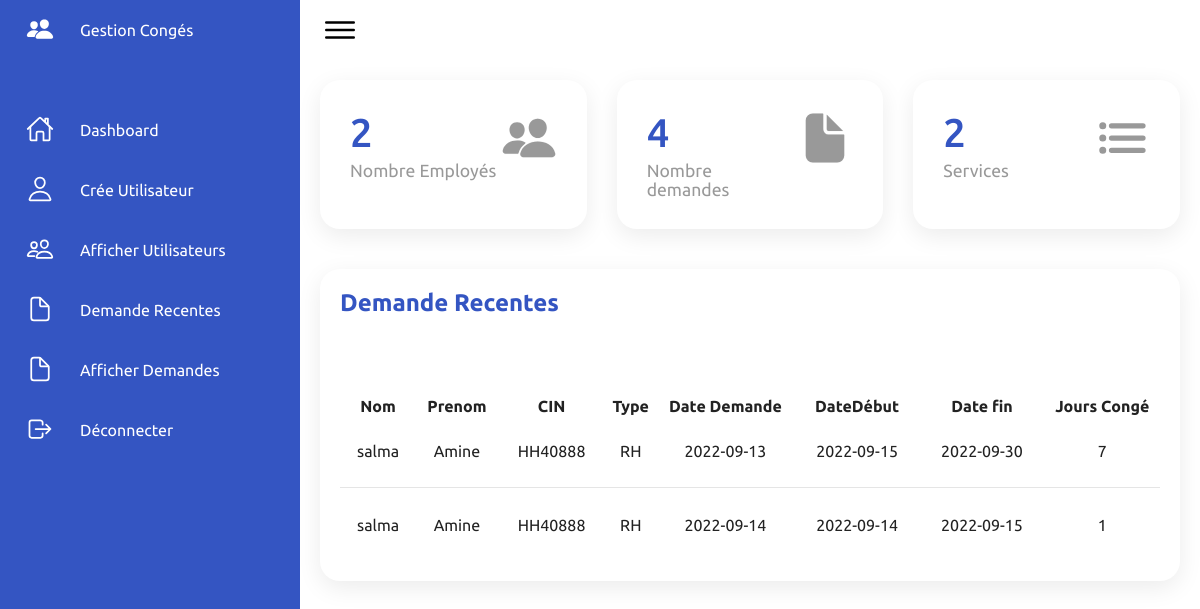
The page /admin/dashboard.php (signed in) on the database its author committed.
### tables this page shows
CREATE TABLE `demande_cong` (
  `Id-D` int(11) NOT NULL,
  `Date-D` date NOT NULL,
  `Date-D-D` date NOT NULL,
  `Date-F-D` date NOT NULL,
  `Nbr-J-C` int(11) NOT NULL,
  `Type-cong` varchar(20) NOT NULL,
  `Statut` varchar(30) NOT NULL DEFAULT 'En cours',
  `Id` int(11) NOT NULL
);

CREATE TABLE `employe` (
  `Id` int(11) NOT NULL,
  `PPR` int(11) NOT NULL,
  `Cin` varchar(7) NOT NULL,
  `Nom` varchar(30) NOT NULL,
  `Prenom` varchar(30) NOT NULL,
  `Adresse` varchar(100) NOT NULL,
  `Tel` bigint(10) NOT NULL,
  `Sexe` varchar(20) NOT NULL,
  `Type` varchar(40) NOT NULL,
  `NumS` int(11) NOT NULL
);

### config/dbaccess.php (called while the page is built, shortened)
<?php
    class Dbconfig
    {
        public function db_connect(){
        $servername = "localhost";
        $username = "root";
        $password = "";
     try {
       $this->connection = new PDO("mysql:host=$servername;dbname=gestion_cong", $username, $password);
         } catch(PDOException $e) {
  echo "Connection failed: " . $e->getMessage();
               }
        }
    }
?>

### config/demande.php (called while the page is built, shortened)
<?php
require_once('dbaccess.php');
$db = new Dbconfig();
class Demandes{
    function demandeCount(){
        global $db;
       $query = $db->connection->prepare("SELECT * FROM `demande_cong`  ");
       $query->execute();
       $rowsDemandes = $query->rowCount();
       return $rowsDemandes;
             }
 function getRecentRequest(){
    global $db;
     $stmt = $db->connection->prepare("SELECT * FROM `demande_cong` INNER JOIN employe ON demande_cong.Id = employe.Id WHERE `Statut` = ? ORDER BY `demande_cong`.`Id-D` DESC ");
  $stmt->execute(array('En cours'));
  return $stmt->fetchAll();
 }
}

### config/utilisateurs.php (called while the page is built, shortened)
<?php
require_once('dbaccess.php');
$db = new Dbconfig();
class Utilisateur{
function emploiCount(){
    global $db;
   $query = $db->connection->prepare("SELECT * FROM `employe` ");
   $query->execute();
   $rowsUsers = $query->rowCount();
   return $rowsUsers;
         }
}

### config/service.php (called while the page is built, shortened)
<?php
 require_once('dbaccess.php');
 $db = new Dbconfig();
  class Services {
function serviceCount(){
  global $db;
 $query = $db->connection->prepare("SELECT * FROM `service` ");
 $query->execute();
 $rowsService = $query->rowCount();
 return $rowsService;
       }
  }
?>

### admin/dashboard.php (the view, shortened to what this page needs)
<?php
   if(isset($_SESSION["admin"])  ){
    require_once("../config/utilisateurs.php");
    require_once("../config/service.php");
    require_once("../config/demande.php");
    require_once("../config/demande.php");
   $countUsers = new Utilisateur();
   $totalUsers = $countUsers->emploiCount();
   $countUsers = new Services();
   $totalService = $countUsers->serviceCount();
   $countDemande = new Demandes();
   $totalDemandes = $countDemande->demandeCount();
   $demandeRecent = new Demandes();
   $recentData =$demandeRecent->getRecentRequest();
?>
<!DOCTYPE html>
<html lang="en">
<head>
    <link rel="stylesheet" href="../styles/assets/css/style.css">
</head>
<body>
     <?php include_once('../includes/sidebar.php') ?>
            <div class="cardBox">
                <div class="card">
                    <div>
                        <div class="numbers"><?php if(isset($totalUsers)){ echo $totalUsers; }?></div>
                        <div class="cardName">Nombre Employés</div>
                    </div>
                    <div class="iconBx">
                        <ion-icon name="people"></ion-icon>
                    </div>
                </div>
                <div class="card">
                    <div>
                        <div class="numbers"><?php if(isset($totalDemandes)){ echo $totalDemandes; }?></div>
                        <div class="cardName">Nombre demandes</div>
                    </div>
                    <div class="iconBx">
                        <ion-icon name="document"></ion-icon>
                    </div>
                </div>
                <div class="card">
                    <div>
                        <div class="numbers"><?php if(isset($totalService)){ echo $totalService; }?></div>
                        <div class="cardName">Services</div>
                    </div>
                    <div class="iconBx">
                        <ion-icon name="list"></ion-icon>
                    </div>
                </div>
            </div>
            <div class="details">
  <div class="recentRequest">
      <div class="cardHeader">
          <h2>Demande Recentes</h2>
      </div>
<table>
  <thead>
  <tr>
    <th>Nom</th>
    <th>Prenom</th>
    <th>CIN</th>
    <th>Type</th>
    <th>Date Demande</th>
    <th>DateDébut</th>
    <th>Date fin</th>
    <th>Jours Congé</th>
  </tr>
</thead>
<tbody>
  <?php foreach($recentData as $row){ ?>
  <tr>
    <td><?php echo $row['Nom']?></td>
    <td><?php echo $row['Prenom']?></td>
    <td><?php echo $row['Cin']?></td>
    <td><?php echo $row['Type']?></td>
    <td><?php echo $row['Date-D']?></td>
    <td><?php echo $row['Date-D-D']?></td>
    <td><?php echo $row['Date-F-D']?></td>
    <td><?php echo $row['Nbr-J-C']?></td>
  </tr>
  <?php } ?>
</tbody>
</table>
</div>
</div>
</body>
</html>
<?php }else{
    header("location: ../index.php");
     exit();
  } ?>

### styles/assets/css/style.css (style rules this page uses)
* { font-family: "Ubuntu", sans-serif; margin: 0; padding: 0; box-sizing: border-box; }
:root { --blue: #3455c2; --white: #fff; --gray: #f5f5f5; --black1: #222; --black2: #999; }
body { min-height: 100vh; overflow-x: hidden; }
.cardBox { position: relative; width: 100%; padding: 20px; display: grid; grid-template-columns: repeat(3, 1fr); grid-gap: 30px; }
.cardBox .card { position: relative; background: var(--white); padding: 30px; border-radius: 20px; display: flex; justify-content: space-between; cursor: pointer; box-shadow: 0 7px 25px rgba(0, 0, 0, 0.08); }
.cardBox .card .numbers { position: relative; font-weight: 500; font-size: 2.5rem; color: var(--blue); }
.cardBox .card .cardName { color: var(--black2); font-size: 1.1rem; margin-top: 5px; }
.cardBox .card .iconBx { font-size: 3.5rem; color: var(--black2); }
.details { position: relative; width: 100%; padding: 20px; }
.details .recentRequest { position: relative; display: grid; min-height: 312px; background: var(--white); padding: 20px; box-shadow: 0 7px 25px rgba(0, 0, 0, 0.08); border-radius: 20px; }
.details .cardHeader { display: flex; justify-content: space-between; align-items: flex-start; }
.cardHeader h2 { font-weight: 600; color: var(--blue); }
.details table { width: 100%; border-collapse: collapse; margin-top: 10px; }
.details .recentRequest table tr { color: var(--black1); border-bottom: 1px solid rgba(0, 0, 0, 0.1); }
.details .recentRequest table tr:last-child { border-bottom: none; }
.details .recentRequest table tr td { padding: 10px; text-align: center; }

### rows shown on the page
demande_cong: Id.Nom "salma", Id.Prenom "Amine", Id.Cin "HH40888", Id.Type "RH", value "2022-09-13", value "2022-09-15", value "2022-09-30", value "7"
demande_cong: Id.Nom "salma", Id.Prenom "Amine", Id.Cin "HH40888", Id.Type "RH", value "2022-09-14", value "2022-09-15", value "1"

### other values the page prints
$totalUsers "2"
$totalDemandes "4"
$totalService "2"
